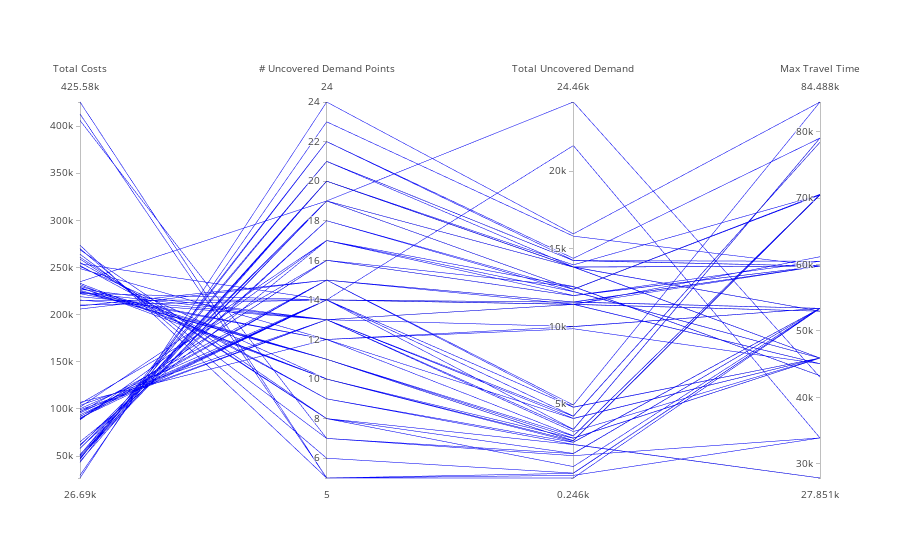

This figure's notebook cell:
### Code cell
a = plotly.offline.iplot(fig2)
